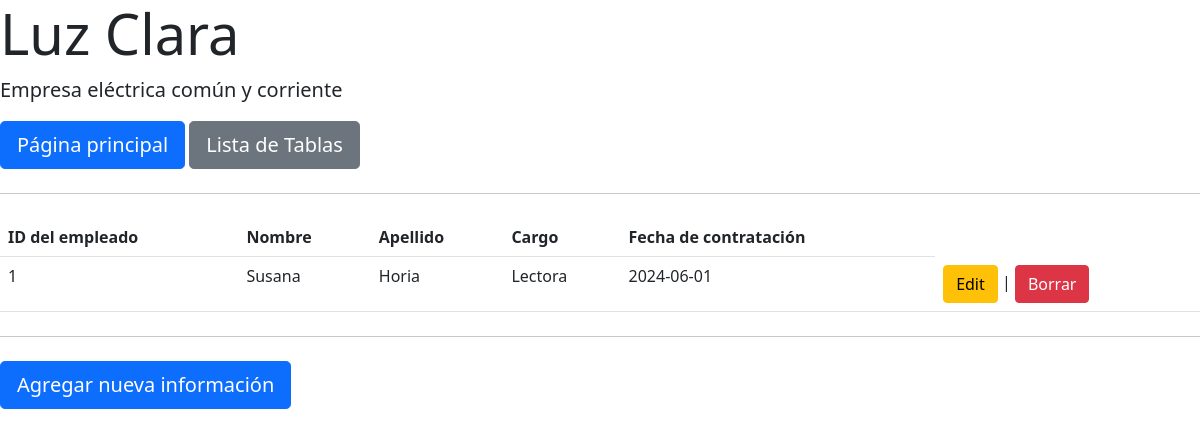
/listaEmpleados.php, run on the app's committed database.
### tables this page shows
CREATE TABLE `empleado` (
  `id_empleado` int NOT NULL,
  `nombre` varchar(50) NOT NULL,
  `apellido` varchar(50) NOT NULL,
  `cargo` varchar(50) NOT NULL,
  `fecha_contratacion` date NOT NULL
);

### listaEmpleados.php (the view, shortened to what this page needs)
<?php include('index.php');
$result = mysqli_query($mysqli, "SELECT * FROM empleado ORDER BY id_empleado");
?>
<html>
<head>
</head>
<body>
	<table class="table">
		<tr>
			<td><strong>ID del empleado</strong></td>
			<td><strong>Nombre</strong></td>
			<td><strong>Apellido</strong></td>
			<td><strong>Cargo</strong></td>
			<td><strong>Fecha de contratación</strong></td>
		</tr>
		<?php
		while ($res = mysqli_fetch_assoc($result))
		{
			echo "<tr>";
			echo "<td>".$res['id_empleado']."</td>";
			echo "<td>".$res['nombre']."</td>";
			echo "<td>".$res['apellido']."</td>";
			echo "<td>".$res['cargo']."</td>";
			echo "<td>".$res['fecha_contratacion']."</td>";
			echo "<td><a href=\"plantillaEditarInformacionEmpleados.php?id=$res[id_empleado]\" class=\"btn btn-warning\">Edit</a> |
			<a href=\"borrarInformacionEmpleados.php?id=$res[id_empleado]\" class=\"btn btn-danger\" onClick=\"return confirm('¿Estás seguro que quieres borrar esto?')\">Borrar</a></td>";
		}
		?>
	</table>
	<hr class="my-4">
	<a class="btn btn-primary btn-lg" href="plantillaAgregarInformacionEmpleados.php">Agregar nueva información</a>
</body>
</html>

### data on the page
empleado: id_empleado "1", nombre "Susana", apellido "Horia", cargo "Lectora", fecha_contratacion "2024-06-01"
